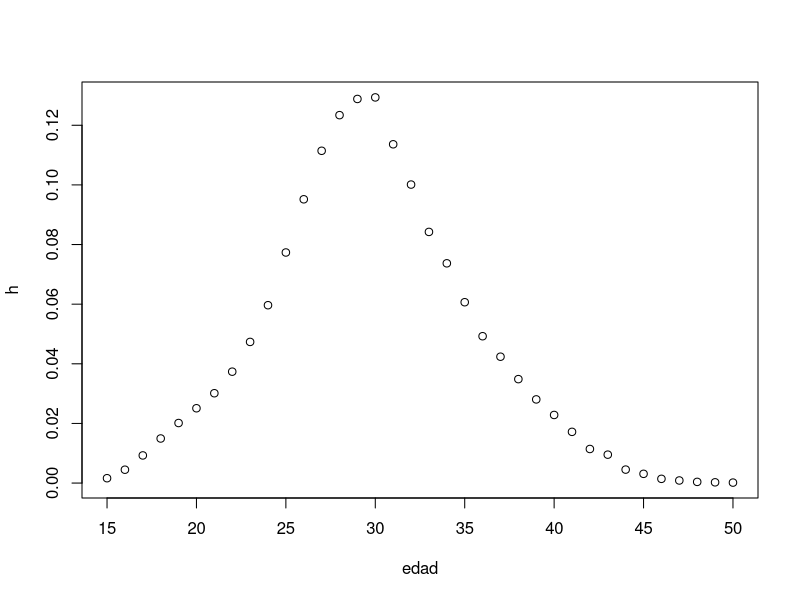
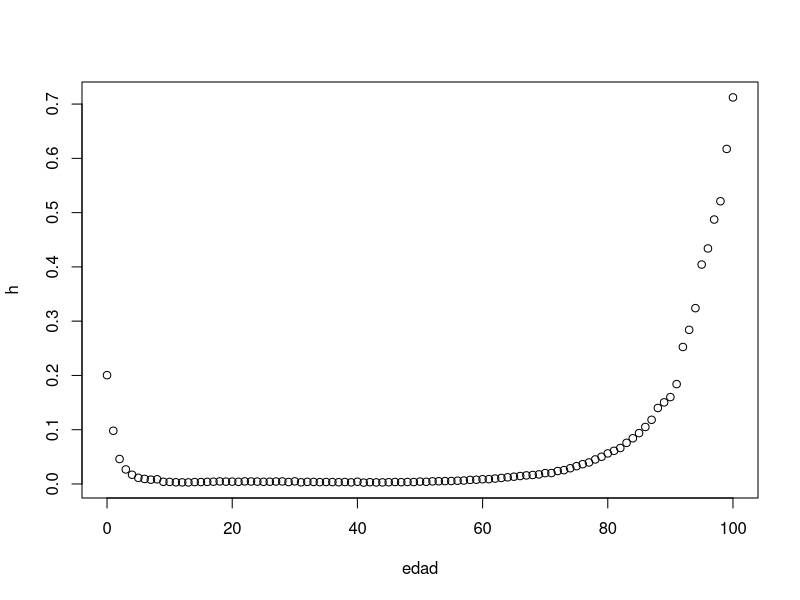

Source code (R) for these figures, in order:
################################################################################
# Demografía 2024 IESTA                                                        #
# Daniel Ciganda                                                               # 
# Laboratorio: Simulación de tiempos a distintos eventos demográficos          # 
# 31 de Octubre de 2024                                                        #   
################################################################################

# El objetivo de este módulo es simular tiempos de espera o duraciones a los
# eventos fallecimiento y primer hijo. Para esto partimos de unas tasas 
# específicas de mortalidad y unas tasas específicas de transición a la maternidad. 
# Se asume que el riesgo de los eventos es *constante* en cada intervalo (edades)
# Bajo este supuesto, las tasas de ocurrencia/exposición representan al riesgo del evento.
# Es decir que el vector de tasas específicas representa la función de riesgo del evento.

# Vamos a empezar por entender las relaciones entre las funciones de riesgo, riesgo 
# acumulado y función de supervivencia.

###############
#   DATOS     #
###############
# Cargamos los datos de las tasas específicas por edad del primer hijo  
# *condicionales*  de una cohorte
fert <- read.csv(file.path("datos","fx.csv"))
plot(fert)

# Describir lo que se observa en el gráfico. Que son estos valores? Que hay en 
# numerador y denominador para su cálculo?

# Cargamos los datos de las tasas específicas de mortalidad de una cohorte 
mort <- read.csv(file.path("datos","mx.csv"))
plot(mort)

# Describir lo que se observa en el gráfico- Que son estos valores? Que hay en 
# numerador y denominador para su cálculo?


# Estas tasas van a representar nuestra función de riesgo constante a intervalos para 
# las variables aleatorias "Tiempo al Fallecimiento" y "Tiempo al Primer Hijo" 

#################################################################################
#   Función de riesgo, función de riesgo acumulado y función de supervivencia   #
#################################################################################

# input
x <- mort$edad
lambda <- mort$h

# Responder:
# Cuál es el riesgo de morir:
# 1) Entre edades 0-1

# 2) Entre edades 50-51

# 3) Entre edades 100-101


# Cual es el riesgo de morir:
# 1) antes de alcanzar la edad exacta 0

# 2) antes de alcanzar la edad exacta 1

# 3) antes de alcanzar la edad exacta 100

# 4) antes de alcanzar la edad exacta 101

# Ejercicio:
# Crear una función pw_H (piece-wise Hazard) con argumentos x, lambda
# que calcule el riesgo acumulado hasta desde edad 0 hasta la edad maxima
# en los datos

# función de riesgo acumulado


# Responder utilizando la función: 
# Cual es el riesgo de morir:
# 1) antes de alcanzar la edad exacta 0

# 2) antes de alcanzar la edad exacta 1

# 3) antes de alcanzar la edad exacta 100

# 4) antes de alcanzar la edad exacta 101

# Ejercicio: Graficar la función de riesgo acumulado.
# (computar la función en un vector H utilizando pw_H)


# Ejercicio: Computar y graficar la función de supervivencia

# Responder: 
# Cual es la probabilidad de sobrevivir:
# 1) a edad exacta 0

# 2) a edad exacta 1

# 3) a edad exacta 100

# 4) a edad exacta 101

# Que significa que esta última probabilidad no sea 0?

